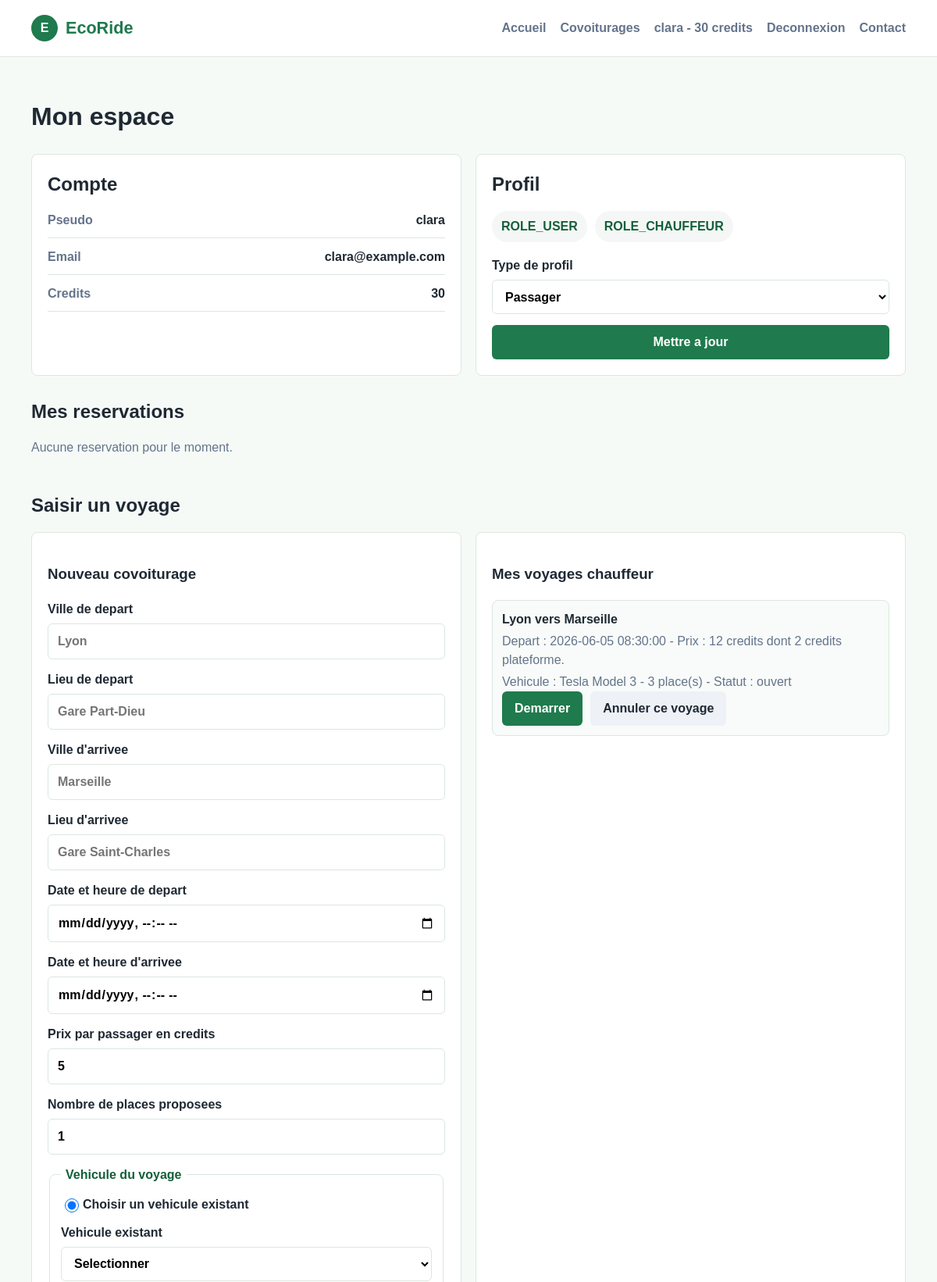
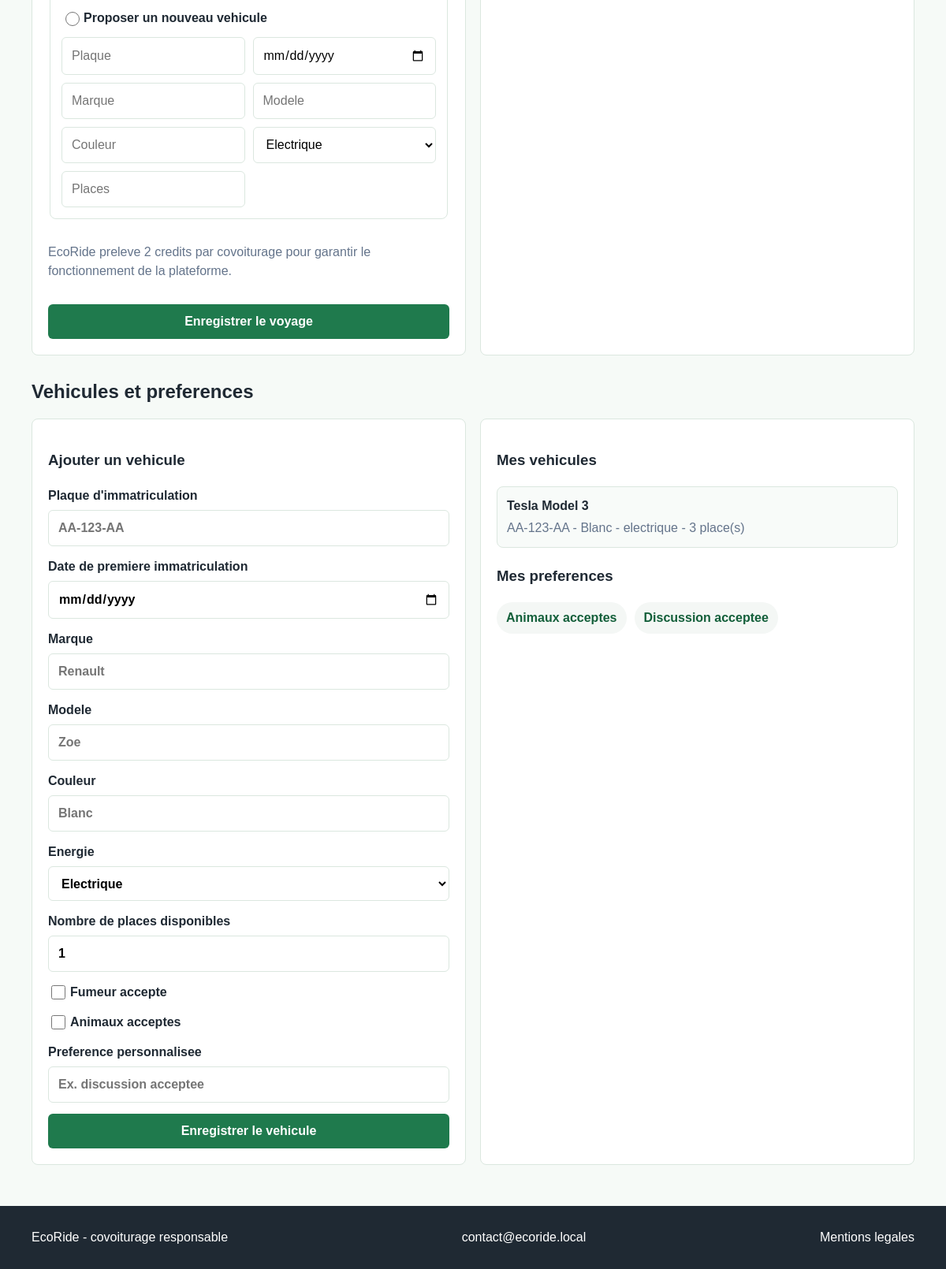
The page /mon-espace (signed in) on the database its author committed (2 pictures, top to bottom).
### tables this page shows
CREATE TABLE covoiturage (
    id INT AUTO_INCREMENT PRIMARY KEY,
    chauffeur_id INT NOT NULL,
    vehicule_id INT NOT NULL,
    ville_depart VARCHAR(100) NOT NULL,
    lieu_depart VARCHAR(255) NULL,
    ville_arrivee VARCHAR(100) NOT NULL,
    lieu_arrivee VARCHAR(255) NULL,
    date_depart DATETIME NOT NULL,
    date_arrivee DATETIME NOT NULL,
    prix_personne INT NOT NULL,
    nb_places_total INT NOT NULL,
    nb_places_restantes INT NOT NULL,
    statut VARCHAR(30) NOT NULL DEFAULT 'ouvert',
    created_at DATETIME NOT NULL DEFAULT CURRENT_TIMESTAMP,
    updated_at DATETIME NULL,
    CONSTRAINT fk_covoiturage_chauffeur FOREIGN KEY (chauffeur_id) REFERENCES utilisateur(id),
    CONSTRAINT fk_covoiturage_vehicule FOREIGN KEY (vehicule_id) REFERENCES vehicule(id)
);

CREATE TABLE vehicule (
    id INT AUTO_INCREMENT PRIMARY KEY,
    utilisateur_id INT NOT NULL,
    marque_id INT NOT NULL,
    energie_id INT NOT NULL,
    modele VARCHAR(100) NOT NULL,
    immatriculation VARCHAR(30) NOT NULL UNIQUE,
    couleur VARCHAR(50) NOT NULL,
    date_premiere_immatriculation DATE NOT NULL,
    nb_places INT NOT NULL,
    created_at DATETIME NOT NULL DEFAULT CURRENT_TIMESTAMP,
    CONSTRAINT fk_vehicule_utilisateur FOREIGN KEY (utilisateur_id) REFERENCES utilisateur(id),
    CONSTRAINT fk_vehicule_marque FOREIGN KEY (marque_id) REFERENCES marque(id),
    CONSTRAINT fk_vehicule_energie FOREIGN KEY (energie_id) REFERENCES energie(id)
);

CREATE TABLE marque (
    id INT AUTO_INCREMENT PRIMARY KEY,
    libelle VARCHAR(100) NOT NULL UNIQUE
);

CREATE TABLE energie (
    id INT AUTO_INCREMENT PRIMARY KEY,
    libelle VARCHAR(100) NOT NULL UNIQUE,
    est_ecologique BOOLEAN NOT NULL DEFAULT FALSE
);

### src/View/user/dashboard.php (the view, shortened to what the rows shown need)
<section class="section">
    <div class="container">
        <h1 class="section-title">Mon espace</h1>
        <div class="dashboard-grid">
            <article class="detail-card">
                <h2>Compte</h2>
            </article>
            <article class="detail-card">
                <h2>Profil</h2>
            </article>
        </div>
        <section class="reviews-section">
            <h2>Mes reservations</h2>
        </section>
        <section class="reviews-section">
            <h2>Saisir un voyage</h2>
            <div class="dashboard-grid">
                <article class="detail-card">
                    <div class="mini-list">
                        <?php foreach ($driverRides as $index => $ride): ?>
                            <article>
                                <strong><?= e($ride['ville_depart']) ?> vers <?= e($ride['ville_arrivee']) ?></strong>
                                <p>
                                    Depart : <?= e($ride['date_depart']) ?> -
                                    Prix : <?= e((string) $ride['prix_personne']) ?> credits
                                    dont 2 credits plateforme.
                                </p>
                                <p>
                                    Vehicule : <?= e($ride['vehicule']['marque']) ?> <?= e($ride['vehicule']['modele']) ?> -
                                    <?= e((string) $ride['nb_places']) ?> place(s) -
                                    Statut : <?= e($ride['statut']) ?>
                                </p>
                                <?php if ($ride['statut'] !== 'annule'): ?>
                                    <div class="action-row">
                                        <?php if ($ride['statut'] === 'ouvert'): ?>
                                            <form action="/mon-espace/voyage/demarrer" method="post">
                                                <button class="button" type="submit">Demarrer</button>
                                            </form>
                                        <?php endif; ?>
                                        <?php if ($ride['statut'] === 'ouvert'): ?>
                                            <form action="/mon-espace/voyage/annuler" method="post">
                                                <button class="button button-secondary" type="submit">Annuler ce voyage</button>
                                            </form>
                                        <?php endif; ?>
                                    </div>
                                <?php endif; ?>
                            </article>
                        <?php endforeach; ?>
                    </div>
                </article>
            </div>
        </section>
        <section class="reviews-section">
            <h2>Vehicules et preferences</h2>
            <div class="dashboard-grid">
                <article class="detail-card">
                    <div class="mini-list">
                        <?php foreach ($vehicles as $vehicle): ?>
                            <article>
                                <strong><?= e($vehicle['marque']) ?> <?= e($vehicle['modele']) ?></strong>
                                <p>
                                    <?= e($vehicle['immatriculation']) ?> -
                                    <?= e($vehicle['couleur']) ?> -
                                    <?= e($vehicle['energie']) ?> -
                                    <?= e((string) $vehicle['nb_places']) ?> place(s)
                                </p>
                            </article>
                        <?php endforeach; ?>
                    </div>
                </article>
            </div>
        </section>
    </div>
</section>

### rows shown on the page
covoiturage: ville_depart "Lyon", ville_arrivee "Marseille", date_depart "2026-06-05 08:30:00", prix_personne "12", marque "Tesla", modele "Model 3", nb_places "3", statut "ouvert"
vehicule: marque.libelle "Tesla", modele "Model 3", immatriculation "AA-123-AA", couleur "Blanc", energie.libelle "electrique", nb_places "3"

### other values the page prints
current_user()['pseudo'] "clara"
current_user()['credits'] "30"
$user['pseudo'] "clara"
$user['email'] "clara@example.com"
$user['credits'] "30"
$role "ROLE_USER"
$role "ROLE_CHAUFFEUR"
$preference "Animaux acceptes"
$preference "Discussion acceptee"
$app['app_name'] "EcoRide"
$app['app_email'] "contact@ecoride.local"
